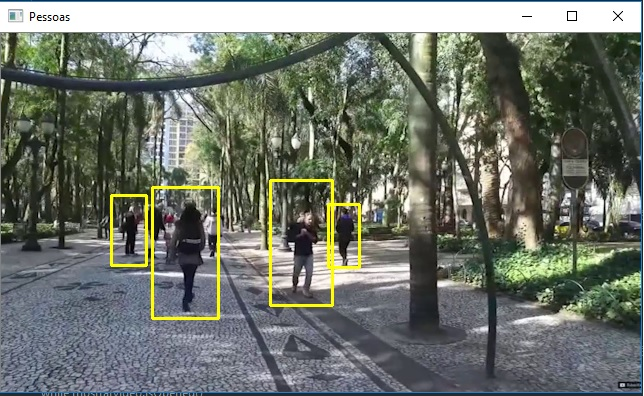
#> input picture pessoas1.jpg, 644 x 396 px, given in place of curitiba1.mp4, which was not available
$ python pedestres.py
#> lines starting #> are read from the running program, lines starting #| are printed output that depends on the picture; pictures that were not available may be replaced by others from this repository, and a replacement may not be noted
import cv2
import numpy as np

# Classificador de pessoas com haarcascade
classificadordepessoas = cv2.CascadeClassifier('Haarcascades\haarcascade_fullbody.xml')


# mostrar o video
mostrarvideo = cv2.VideoCapture('curitiba1.mp4')

while mostrarvideo.isOpened():

    # ler cada frame do video e faz um redimensionamento, uso isso para acelerar a classificação, quanto maior a imagem
    # mais pixels para classificar, e diminui a resolução do video pela metade
    ret, frame = mostrarvideo.read()
#> frame is the input picture: shape (396, 644, 3); mean B, G, R 108, 117.2, 111.8
    frame = cv2.resize(frame, None, fx=0.5, fy=0.5, interpolation=cv2.INTER_LINEAR)
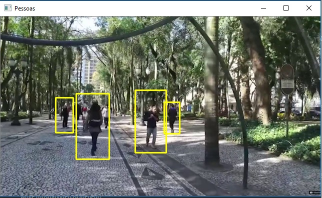
#> frame: shape (198, 322, 3); mean B, G, R 108.1, 117.4, 112

    cinza = cv2.cvtColor(frame, cv2.COLOR_BGR2GRAY)
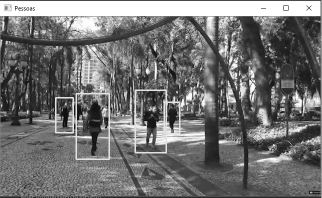
#> cinza: shape (198, 322); min 5, max 255, mean 114.7

    # passa o frame para o classificador
    pessoas = classificadordepessoas.detectMultiScale(cinza, 1.2, 4) #quanto menor esses valores é mais sensivel a classificação
#> pessoas = [[78, 96, 30, 61], [133, 84, 34, 69]]
    #mas acontece um maior numero de falsos positivos.

    # faz o bounding box
    for (x, y, w, h) in pessoas:
        cv2.rectangle(frame, (x, y), (x + w, y + h), (0, 255, 255), 2)
        cv2.imshow('Pessoas', frame)
#> this loop made 2 passes
#> pass 1, `cv2.imshow('Pessoas', frame)`:
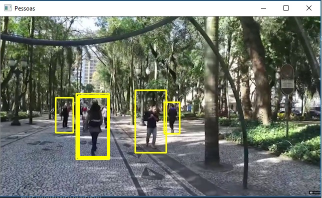
#> window 'Pessoas': shape (198, 322, 3); mean B, G, R 107.3, 118.3, 113
#> pass 2, `cv2.imshow('Pessoas', frame)`:
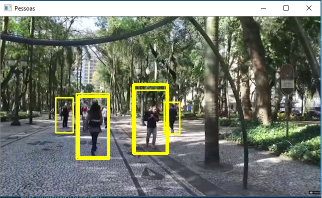
#> window 'Pessoas': shape (198, 322, 3); mean B, G, R 106.6, 119.4, 114

    if cv2.waitKey(1) == 27:  # tecla esc para sair
#> (key Esc is pressed here)
        break

mostrarvideo.release()
cv2.destroyAllWindows()
